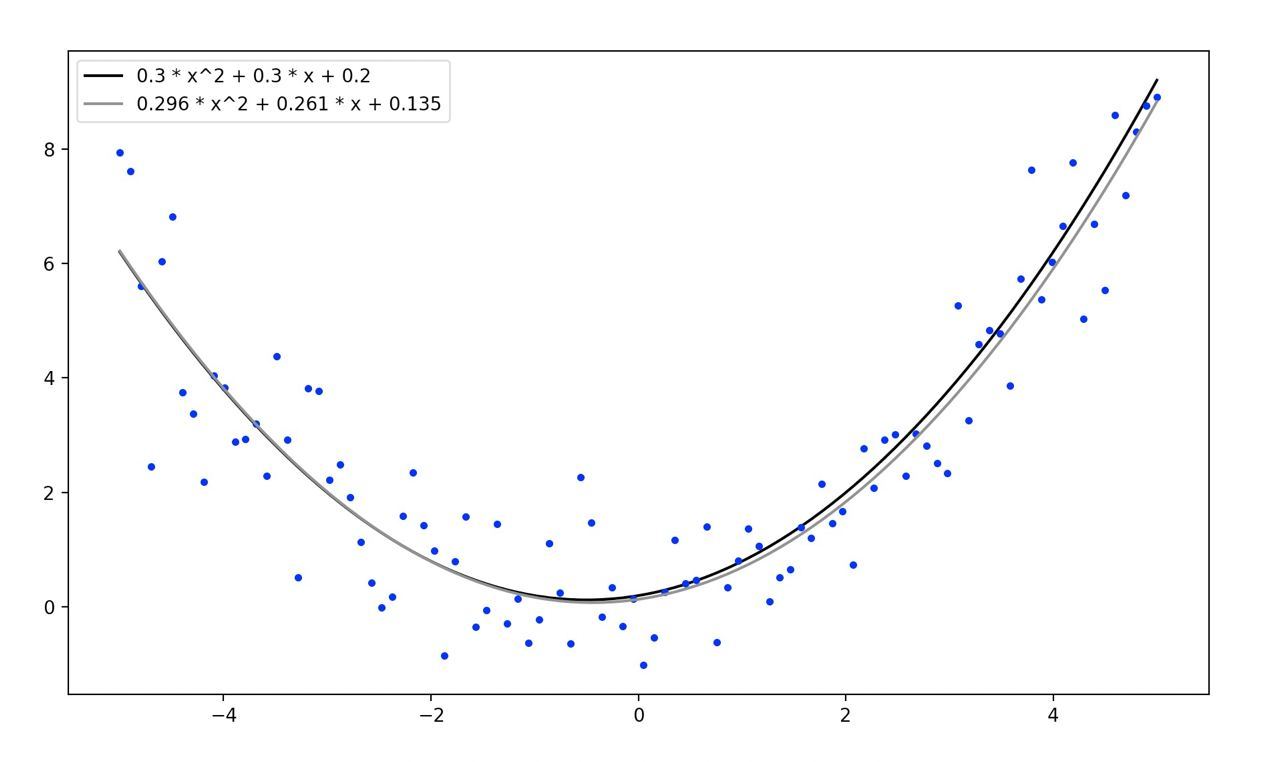

Reproduce this figure in Python.
import numpy as np
from scipy.linalg import inv
import scipy.stats as sps
import matplotlib.pyplot as plt
from pylab import *
from scipy.linalg import solve
N = 100

X = np.linspace(-5, 5, N)

a_0 = float(input ('write a_0 = '))
a_1 = float(input ('write a_1 = '))
a_2 = float(input ('write a_2 = '))

plt.plot(X, a_0 + X * a_1 + X * X * a_2, c = 'black', label = f'{str(a_2)} * x^2 + {str(a_1)} * x + {str(a_0)}')
A = np.zeros((3, 3))
A[0][0] = N
b = np.zeros((3, 1))

for x in X:
	y = a_0 + x * a_1 + x * x * a_2 + sps.norm(loc = 0, scale = 1).rvs(size = 1)
	plt.plot (x, y, '.', color = 'blue')
	A[0][2] += x * x
	A[1][1] += x * x
	A[2][0] += x * x
	A[2][2] += x * x * x * x
	b[0] += y
	b[1] += x * y
	b[2] += x * x * y

theta = solve (A, b)
plt.plot(X, theta[0] + theta[1] * X + theta[2] * X * X, c = 'gray', label = f'{theta[2][0]:.{3}} * x^2 + {theta[1][0]:.{3}} * x + {theta[0][0]:.{3}}')

plt.legend(loc = 0)
plt.show()
